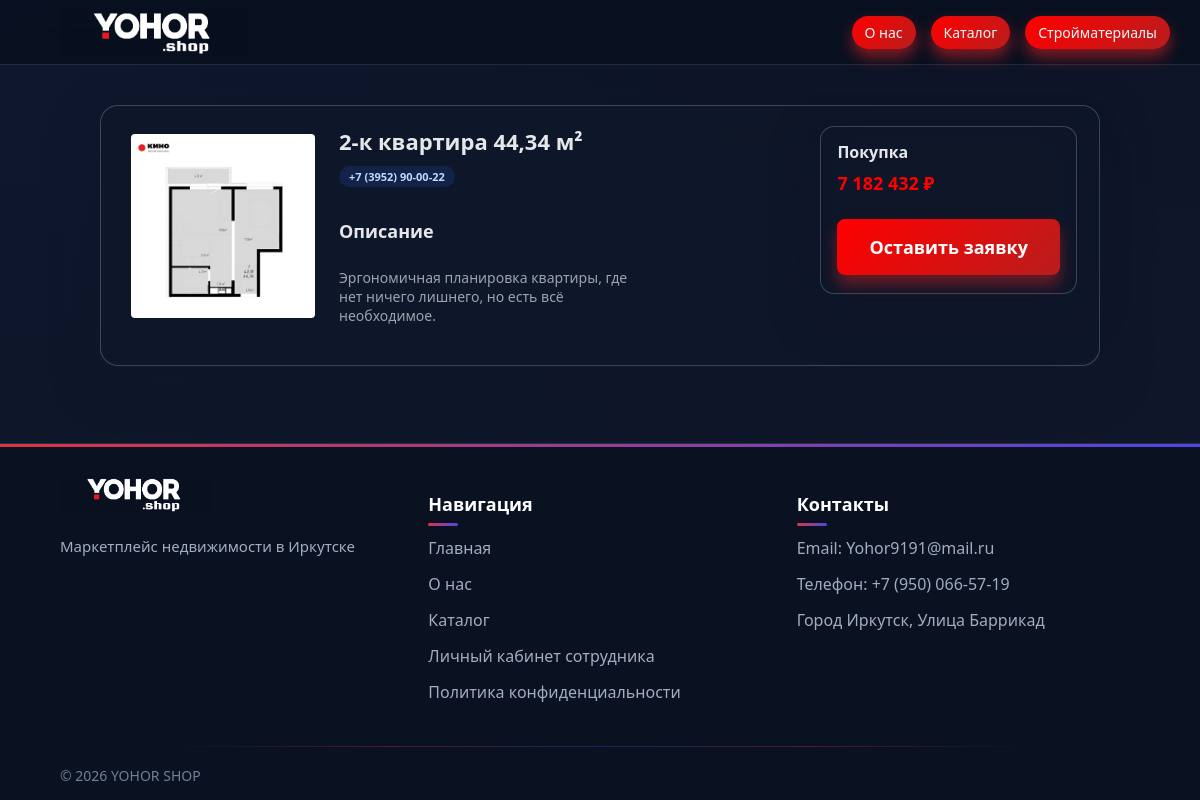
The app's page /room/7 with its own data.
### tables this page shows
CREATE TABLE rooms (
            id INTEGER PRIMARY KEY AUTOINCREMENT,
            name TEXT NOT NULL,
            description TEXT,
            builder TEXT,
            price REAL NOT NULL CHECK(price >= 0),
            category_room_id INTEGER NOT NULL,
            image_url TEXT,
            created_at TIMESTAMP DEFAULT CURRENT_TIMESTAMP,
            FOREIGN KEY (category_room_id) REFERENCES categories_room(id) ON DELETE RESTRICT
        );

### app.py (the view)
@app.route('/room/<int:room_id>')
def room_detail(room_id):
    user_id = session.get('user_id')
    room = get_room_by_id(room_id)
    if not room:
        flash('Квартира не найдена.', 'danger')
        return redirect(url_for('catalog'))
    return render_template(
        'room_detail.html',
        room=room,
    )

### app.py (called while the page is built)
@app.context_processor
def inject_user():
    user_id = session.get('user_id')
    cart_count = 0
    active_tickets_count = 0
    if user_id:
        cart_items = get_cart_items(user_id)
        cart_count = len(cart_items)
    try:
        active_tickets_count = count_active_tickets()
    except Exception:
        active_tickets_count = 0
    return dict(
        user_id=user_id,
        user_name=session.get('user_name'),
        user_role=session.get('user_role'),
        cart_count=cart_count,
        active_tickets_count=active_tickets_count,
        categories=get_all_categories(),
    )

@app.context_processor
def inject_user():
    user_id = session.get('user_id')
    cart_count = 0
    active_applications_count = 0
    if user_id:
        cart_items = get_cart_items(user_id)
        cart_count = len(cart_items)
    try:
        active_applications_count = count_active_applications()
    except Exception:
        active_applications_count = 0
    return dict(
        user_id=user_id,
        user_name=session.get('user_name'),
        user_role=session.get('user_role'),
        cart_count=cart_count,
        active_applications_count=active_applications_count,
        categories=get_all_categories(),
    )

def get_room_by_id(room_id):
    conn = get_db_connection()
    room = conn.execute('''
        SELECT r.*, cr.name as category_room_name
        FROM rooms r
        LEFT JOIN categories_room cr ON r.category_room_id = cr.id
        WHERE r.id = ?
    ''', (room_id,)).fetchone()
    conn.close()
    return room

@app.template_filter('format_price')
def format_price(price):
    if price is None:
        return '0 ₽'
    return f"{int(price):,}".replace(',', ' ').replace('.', ',') + ' ₽'

### db.py (called while the page is built)
def get_db_connection(db_name='software_shop.db'):
    conn = sqlite3.connect(db_name)
    conn.row_factory = sqlite3.Row
    return conn

def count_active_tickets(db_name="software_shop.db") -> int:
    conn = get_db_connection(db_name)
    try:
        cur = conn.cursor()
        row = cur.execute(
            """
            SELECT COUNT(*) AS cnt
            FROM support_tickets
            WHERE status IN ('new', 'in_progress')
            """
        ).fetchone()
        return row["cnt"]
    finally:
        conn.close()

### templates/room_detail.html (shortened to what this page needs)
<!DOCTYPE html>
<html lang="ru">
<head>
    <link rel="stylesheet" href="{{ url_for('static', filename='style.css') }}">
</head>
<body>
    <div class="page-bg"></div>
    <div class="page-gradient"></div>
    <header class="header">
        <div class="container">
            <div class="nav">
                <a href="{{ url_for('index') }}" class="logo">
                    <img src="{{ url_for('static', filename='logo.png') }}" alt="YOHOR SHOP" class="logo-img">
                </a>
                <nav class="menu">
                    <a href="{{ url_for('description') }}" class="pill-link pill-link-primary">О нас</a>
                    <a href="{{ url_for('catalog') }}" class="pill-link pill-link-primary">Каталог</a>
                    <a href="{{ url_for('building_materials') }}" class="pill-link pill-link-primary">Стройматериалы</a>
                </nav>
            </div>
        </div>
    </header>
    <main>
        <section class="section">
            <div class="container" style="max-width: 1040px;">
                <div class="glass product-detail" style="border-radius: 18px; padding: 20px 22px 10px;">
                    <div class="product-detail-header" style="display:flex; gap:16px; align-items:flex-start;">
                        {% if room['image_url'] %}
                        <div style="flex:0 0 200px;">
                            <img id="productImage" src="{{ room['image_url'] }}" alt="{{ room['name'] }}"
                                onclick="toggleImageZoom(this)" style="
            width:200px;
            height:auto;
            max-height:200px;
            border-radius:12px;
            object-fit:contain;
            cursor:zoom-in;
            transition: all 0.3s ease;
            padding:8px;">
                        </div>
                        {% endif %}
                        <div style="flex:1;">
                            <h1 style="margin: 0 0 6px; font-size: 22px;">
                                {{ room['name'] }}
                            </h1>
                            {% if room['builder'] %}
                            <span class="badge badge-blue">
                                {{ room['builder'] }}
                            </span>
                            {% endif %}
                            <div class="product-detail-body">
                                <div class="product-detail-main">
                                    <h2 style="margin: 16px 0 6px; font-size: 18px;">Описание</h2>
                                    <p
                                        style="margin: 0; font-size: 14px; color: var(--text-muted); white-space: pre-line;">
                                        {{ room['description'] }}
                                    </p>
                                </div>
                            </div>
                        </div>
                        <aside class="product-detail-aside">
                            <div class="glass" style="border-radius: 14px; ">
                                <div class="product-detail-aside-inner" style="padding: 14px 16px 18px;">
                                    <h3 style="margin: 0 0 8px; font-size: 16px;">Покупка</h3>
                                    <p style="margin: 0 0 8px; font-size: 18px; font-weight: 600; color: #ff0000;">
                                        {{ room['price']|format_price }}
                                    </p>
                                    <a href="{{ url_for('support') }}" class="btn btn-primary aside-btn" style="width: 100%; margin-top: 16px;">
                                        Оставить заявку
                                      </a>
                                </div>
                            </div>
                        </aside>
                    </div>
                </div>
        </section>
    </main>
    <footer class="footer">
        <div class="container">
            <div class="footer__inner">
                <div class="footer__col">
                    <a href="{{ url_for('index') }}" class="logo logo--footer">
                        <img src="{{ url_for('static', filename='logo.png') }}" alt="YOHOR SHOP" class="logo__image">
                    </a>
                    <p class="footer__text">Маркетплейс недвижимости в Иркутске</p>
                </div>
                <div class="footer__col">
                    <h3 class="footer__title">Навигация</h3>
                    <ul class="footer__list">
                        <li><a href="{{ url_for('index') }}">Главная</a></li>
                        <li><a href="{{ url_for('description') }}">О нас</a></li>
                        <li><a href="{{ url_for('catalog') }}">Каталог</a></li>
                        <li><a href="{{ url_for('login') }}">Личный кабинет сотрудника</a></li>
                        <li><a href="{{ url_for('privacy_policy') }}">Политика конфиденциальности</a></li>
                    </ul>
                </div>
                <div class="footer__col">
                    <h3 class="footer__title">Контакты</h3>
                    <ul class="footer__list">
                        <li>Email: Yohor9191@mail.ru</li>
                        <li>Телефон: +7 (950) 066-57-19</li>
                        <li>Город Иркутск, Улица Баррикад</li>
                    </ul>
                </div>
            </div>
            <div class="footer__copyright">© 2026 YOHOR SHOP</div>
        </div>
    </footer>
</body>
</html>

### records on screen
rooms: image_url (picture), name "2-к квартира 44,34 м²", builder "+7 (3952) 90-00-22", description "Эргономичная планировка квартиры, где нет ничего лишнего, но есть всё необходимое.", price "7 182 432 ₽"
